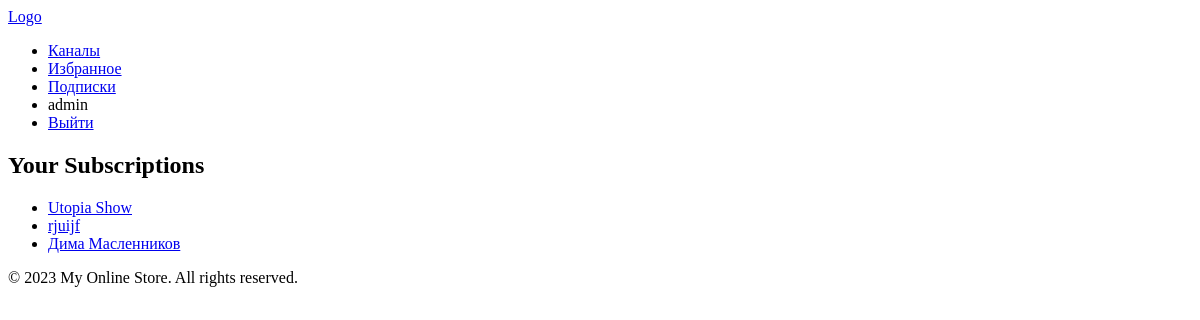
The page /subscriptions/ (signed in) on the database as committed earlier.
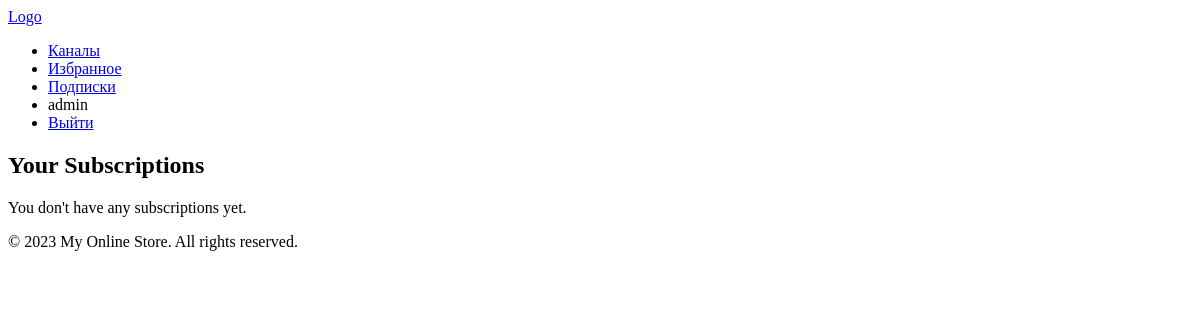
The same page on the database as committed later.
### subscriptions/models.py (models this page shows, shortened)
class Subscription(models.Model):
    user = models.ForeignKey(User, on_delete=models.CASCADE)
    channel = models.ForeignKey(Channel, on_delete=models.CASCADE)
    created_date = models.DateTimeField(auto_now_add=True)

### channels/models.py (models this page shows, shortened)
class Channel(models.Model):
    image = models.ImageField(upload_to='channels/static/channels/img', blank=True, default='static/channels/img/default.jpeg')
    channelName = models.CharField(max_length=255)
    owner = models.ForeignKey(User, on_delete=models.CASCADE)

### subscriptions/views.py (the view)
# urls.py: path('', subscription_list, name='subscription_list'),
def subscription_list(request):
    user = request.user
    subscriptions = Subscription.objects.filter(user=user)
    return render(request, 'subscriptions/subscription_list.html', {'subscriptions': subscriptions})

### subscriptions/templates/subscriptions/subscription_list.html
{% extends 'base.html' %}
{% load static %}
{% block content %}
  <h2>Your Subscriptions</h2>
  {% if subscriptions %}
    <ul>
      {% for subscription in subscriptions %}
        <li><a href="{% url 'channel_detail' subscription.channel.id %}">{{ subscription.channel.channelName }}</a></li>
      {% endfor %}
    </ul>
  {% else %}
    <p>You don't have any subscriptions yet.</p>
  {% endif %}
{% endblock %}

Rows that differ between the two databases and show on the page:
removed Subscription: channel.channelName "Utopia Show"
removed Subscription: channel.channelName "rjuijf"
removed Subscription: channel.channelName "Дима Масленников"
Other text that changed with them:
text now shown: "You don't have any subscriptions yet."
